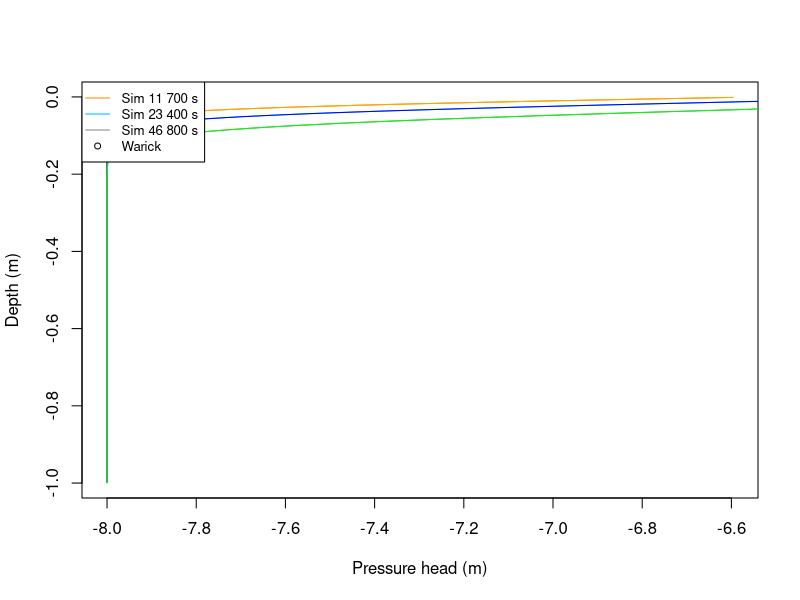

Source code (R):
pressure=read.csv("S_pressure_profil_t.dat", sep = "" , header = F ,
                  na.strings ="", stringsAsFactors= F) # time z pr h
pressure_cst=read.csv("S_pressure_profil_t_Q_imp.dat", sep = "" , header = F ,
                  na.strings ="", stringsAsFactors= F) # time z pr h
data_pres_head=data.frame(time=pressure$V1,z=pressure$V2,p_h=pressure$V3/1000/9.81)
data_pres_head_cst=data.frame(time=pressure_cst$V1,z=pressure_cst$V2,p_h=pressure_cst$V3/1000/9.81)
t11700=subset(data_pres_head, time ==11700, select = c(z, p_h))
t23400=subset(data_pres_head, time ==23400, select = c(z, p_h))
t46800=subset(data_pres_head, time ==46800, select = c(z, p_h))
t11700_cst=subset(data_pres_head_cst, time ==11700, select = c(z, p_h))
t23400_cst=subset(data_pres_head_cst, time ==23400, select = c(z, p_h))
t46800_cst=subset(data_pres_head_cst, time ==46800, select = c(z, p_h))
jpeg("Warrick_dT.jpg")
plot(t11700$p_h,t11700$z,col="darkorange",type = "l", xlab = "Pressure head (m)", ylab = "Depth (m)")
lines(t11700_cst$p_h,t11700_cst$z,col="orange")
points(-3.4,-0.255,col="darkorange")
points(-1.7,-0.24,col="darkorange")
points(-0.8,-0.215,col="darkorange")
lines(t23400$p_h,t23400$z,col="deepskyblue")
lines(t23400_cst$p_h,t23400_cst$z,col="blue")
points(-3.4,-0.4,col="deepskyblue")
points(-1.7,-0.38,col="deepskyblue")
points(-0.8,-0.35,col="deepskyblue")
lines(t46800$p_h,t46800$z,col="azure4")
lines(t46800_cst$p_h,t46800_cst$z,col="green")
points(-3.4,-0.6,col="azure4")
points(-1.7,-0.59,col="azure4")
points(-0.8,-0.55,col="azure4")
legend("topleft", legend=c("Sim 11 700 s", "Sim 23 400 s", "Sim 46 800 s","Warick"),
       col=c("darkorange", "deepskyblue","azure4","black"), lty = c(1,1,1,NA), pch = c(NA,NA,NA, 1), cex=0.8)

dev.off()
